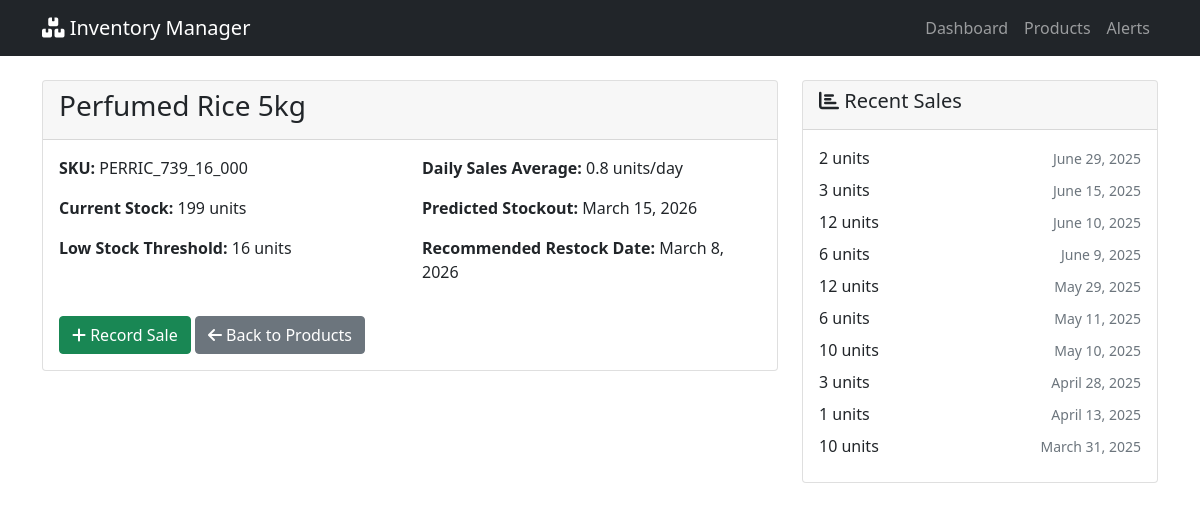
The page /products/1/ on the database its author committed.
### inventory/models.py (models this page shows, shortened)
class Product(models.Model):
    name = models.CharField(max_length=200)
    sku = models.CharField(max_length=50, unique=True)
    current_stock = models.PositiveIntegerField(default=0)
    low_stock_threshold = models.PositiveIntegerField(default=10)
    created_at = models.DateTimeField(auto_now_add=True)
    updated_at = models.DateTimeField(auto_now=True)
    @property
    def is_low_stock(self):
        return self.current_stock <= self.low_stock_threshold
    def get_daily_sales_average(self, days=30):
        end_date = timezone.now().date()
        start_date = end_date - timedelta(days=days)
        sales = Sale.objects.filter(
            product=self,
            date__range=[start_date, end_date]
        ).aggregate(total=models.Sum('quantity'))
        total_sold = sales['total'] or 0
        return total_sold / days if days > 0 else 0
    def predict_stockout_date(self):
        daily_avg = self.get_daily_sales_average()
        if daily_avg <= 0:
            return None
        days_until_stockout = self.current_stock / daily_avg
        return timezone.now().date() + timedelta(days=int(days_until_stockout))
    def get_restock_recommendation(self, lead_time_days=7):
        stockout_date = self.predict_stockout_date()
        if not stockout_date:
            return None
        restock_date = stockout_date - timedelta(days=lead_time_days)
        return max(restock_date, timezone.now().date())

class Sale(models.Model):
    product = models.ForeignKey(Product, on_delete=models.CASCADE, related_name='sales')
    quantity = models.PositiveIntegerField()
    date = models.DateField(default=timezone.now)
    created_at = models.DateTimeField(auto_now_add=True)
    class Meta:
        ordering = ['-date']

### inventory/views.py (the view, shortened to what this page needs)
# urls.py: path('products/<int:pk>/', views.product_detail, name='product_detail'),
def product_detail(request, pk):
    product = get_object_or_404(Product, pk=pk)
    recent_sales = product.sales.all()[:10]
    context = {
        'product': product,
        'recent_sales': recent_sales,
        'daily_avg': product.get_daily_sales_average(),
        'stockout_date': product.predict_stockout_date(),
        'restock_date': product.get_restock_recommendation(),
    }
    return render(request, 'inventory/product_detail.html', context)

### inventory/templates/inventory/product_detail.html (shortened to what this page needs)
{% extends 'inventory/base.html' %}
{% block content %}
<div class="row">
    <div class="col-md-8">
        <div class="card">
            <div class="card-header d-flex justify-content-between align-items-center">
                <h3>{{ product.name }}</h3>
            </div>
            <div class="card-body">
                <div class="row">
                    <div class="col-md-6">
                        <p><strong>SKU:</strong> {{ product.sku }}</p>
                        <p><strong>Current Stock:</strong> {{ product.current_stock }} units</p>
                        <p><strong>Low Stock Threshold:</strong> {{ product.low_stock_threshold }} units</p>
                    </div>
                    <div class="col-md-6">
                        <p><strong>Daily Sales Average:</strong> {{ daily_avg|floatformat:1 }} units/day</p>
                        <p><strong>Predicted Stockout:</strong>
                            {% if stockout_date %}
                                {{ stockout_date }}
                            {% else %}
                                <span class="text-muted">No prediction available</span>
                            {% endif %}
                        </p>
                        <p><strong>Recommended Restock Date:</strong>
                            {% if restock_date %}
                                {{ restock_date }}
                            {% else %}
                                <span class="text-muted">No recommendation available</span>
                            {% endif %}
                        </p>
                    </div>
                </div>
                <div class="mt-3">
                    <a href="{% url 'add_sale' product.pk %}" class="btn btn-success">
                        <i class="fas fa-plus"></i> Record Sale
                    </a>
                    <a href="{% url 'product_list' %}" class="btn btn-secondary">
                        <i class="fas fa-arrow-left"></i> Back to Products
                    </a>
                </div>
            </div>
        </div>
    </div>
    <div class="col-md-4">
        <div class="card">
            <div class="card-header">
                <h5><i class="fas fa-chart-bar"></i> Recent Sales</h5>
            </div>
            <div class="card-body">
                {% if recent_sales %}
                    {% for sale in recent_sales %}
                        <div class="d-flex justify-content-between align-items-center mb-2">
                            <span>{{ sale.quantity }} units</span>
                            <small class="text-muted">{{ sale.date }}</small>
                        </div>
                    {% endfor %}
                {% else %}
                    <p class="text-muted">No sales recorded yet.</p>
                {% endif %}
            </div>
        </div>
    </div>
</div>
{% endblock %}

### inventory/templates/inventory/base.html (shortened to what this page needs)
<!DOCTYPE html>
<html lang="en">
<head>
    <link href="https://cdn.jsdelivr.net/npm/bootstrap@5.1.3/dist/css/bootstrap.min.css" rel="stylesheet">
    <link href="https://cdnjs.cloudflare.com/ajax/libs/font-awesome/6.0.0/css/all.min.css" rel="stylesheet">
</head>
<body>
    <nav class="navbar navbar-expand-lg navbar-dark bg-dark">
        <div class="container">
            <a class="navbar-brand" href="{% url 'dashboard' %}">
                <i class="fas fa-boxes"></i> Inventory Manager
            </a>
            <div class="navbar-nav">
                <a class="nav-link" href="{% url 'dashboard' %}">Dashboard</a>
                <a class="nav-link" href="{% url 'product_list' %}">Products</a>
                <a class="nav-link" href="{% url 'alerts' %}">Alerts</a>
            </div>
        </div>
    </nav>
    <div class="container mt-4">
        {% block content %}
        {% endblock %}
    </div>
</body>
</html>

### rows shown on the page
Product: name "Perfumed Rice 5kg", sku "PERRIC_739_16_000", current_stock "199", low_stock_threshold "16"
Sale: quantity "2", date "June 29, 2025"
Sale: quantity "3", date "June 15, 2025"
Sale: quantity "12", date "June 10, 2025"
Sale: quantity "6", date "June 9, 2025"
Sale: quantity "12", date "May 29, 2025"
Sale: quantity "6", date "May 11, 2025"
Sale: quantity "10", date "May 10, 2025"
Sale: quantity "3", date "April 28, 2025"
Sale: quantity "1", date "April 13, 2025"
Sale: quantity "10", date "March 31, 2025"

### other values the page prints
{{ daily_avg|floatformat:1 }} "0.8"
{{ stockout_date }} "March 15, 2026"
{{ restock_date }} "March 8, 2026"
